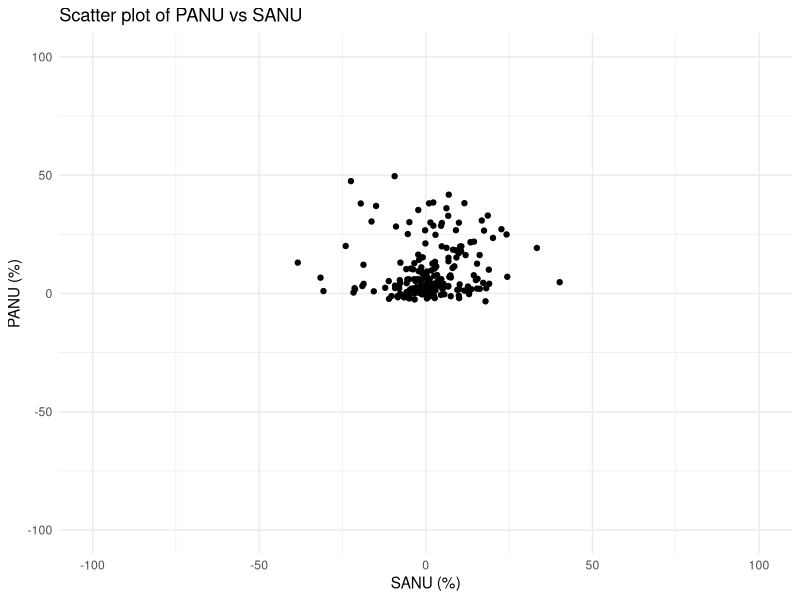
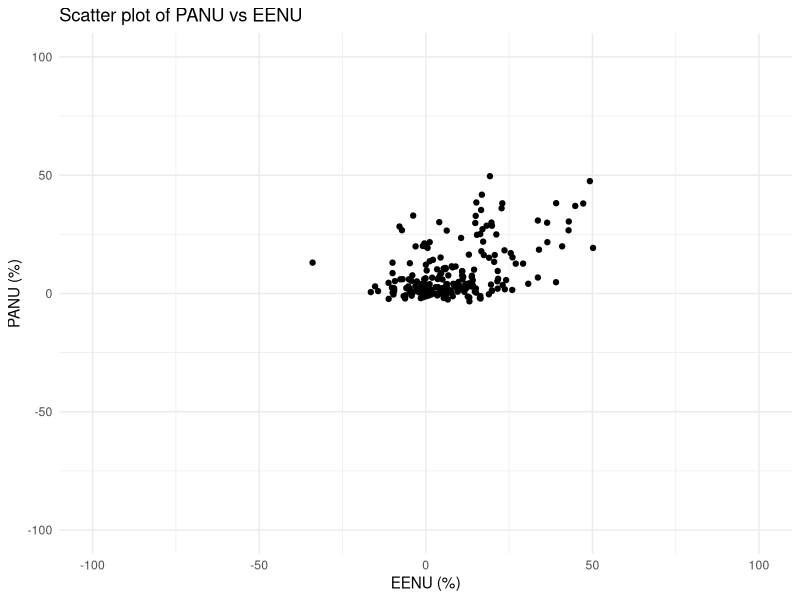
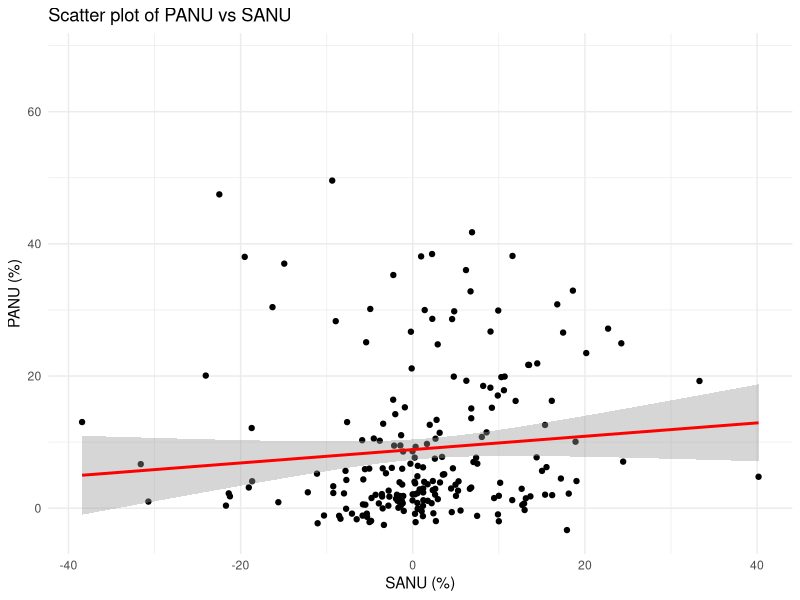
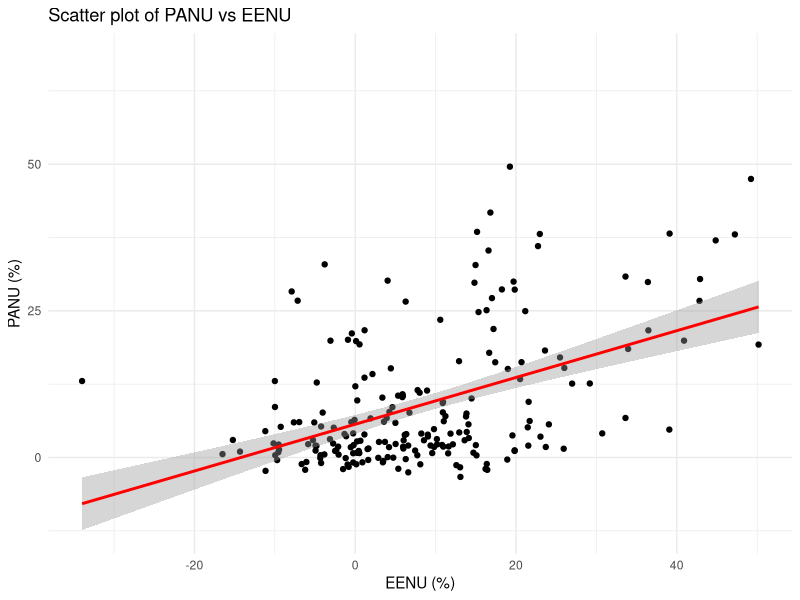
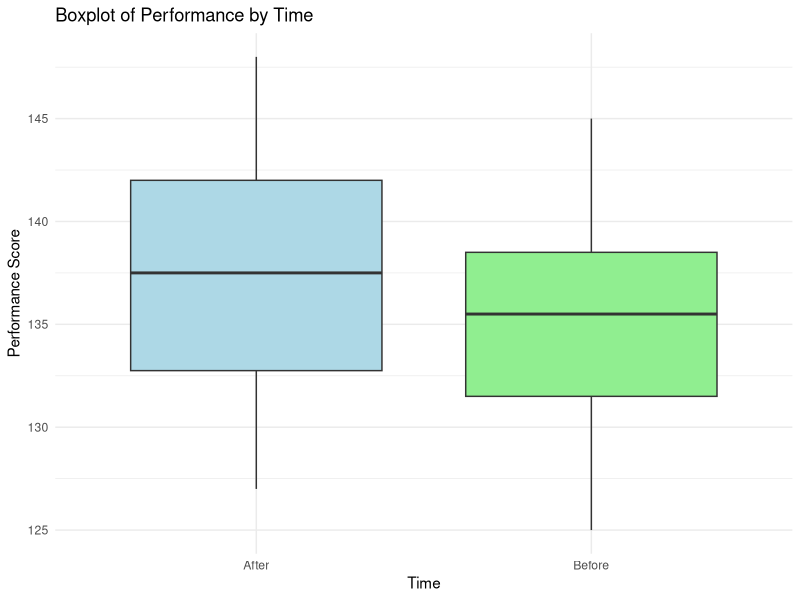
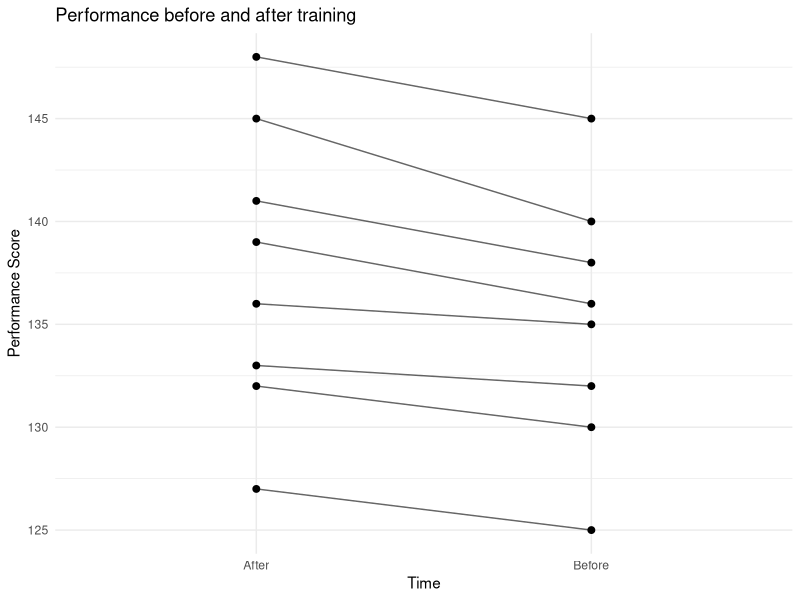
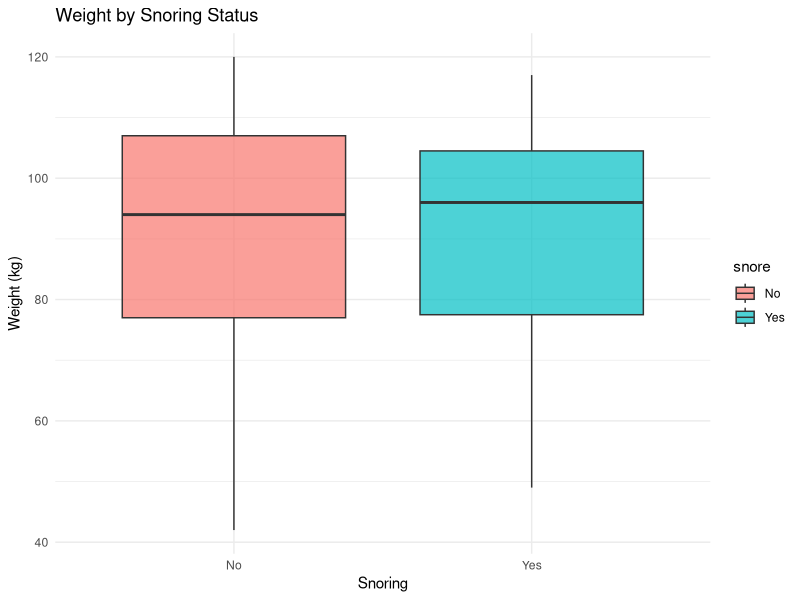
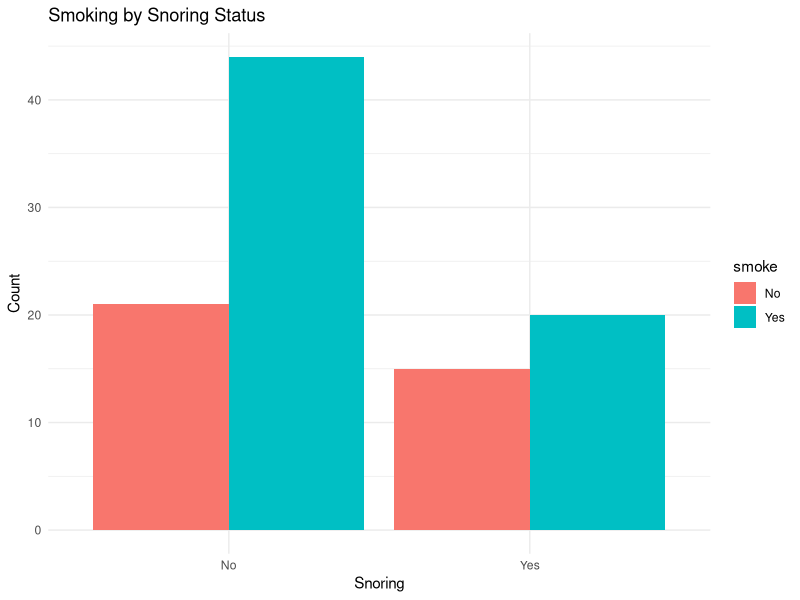

Here is the R script that generated these plots, in order:
## ---- chunk 1
nonuse <- read.csv("data/test_data/NonUse.csv", sep = ",", header = TRUE)
head(nonuse)
summary(nonuse)
## ---- chunk 2
cor.test(nonuse$PANU, nonuse$EENU, method = "spearman")
## ---- chunk 3
cor.test(nonuse$PANU, nonuse$SANU, method = "spearman")
## ---- chunk 4
library(ggplot2)
ggplot(nonuse, aes(x = SANU, y = PANU)) +
  geom_point() +
  xlim(-100, 100) +
  ylim(-100, 100) +
  labs(title = "Scatter plot of PANU vs SANU",
       x = "SANU (%)",
       y = "PANU (%)") +
  theme_minimal()
## ---- chunk 5
library(ggplot2)
ggplot(nonuse, aes(x = EENU, y = PANU)) +
  geom_point() +
  xlim(-100, 100) +
  ylim(-100, 100) +
  labs(title = "Scatter plot of PANU vs EENU",
       x = "EENU (%)",
       y = "PANU (%)") +
  theme_minimal()
## ---- chunk 6
library(ggplot2)
ggplot(nonuse, aes(x = SANU, y = PANU)) +
  geom_point() +
  geom_smooth(method = "lm", se = TRUE, color = "red") +
  labs(title = "Scatter plot of PANU vs SANU",
       x = "SANU (%)",
       y = "PANU (%)") +
  theme_minimal()
## ---- chunk 7
library(ggplot2)
ggplot(nonuse, aes(x = EENU, y = PANU)) +
  geom_point() +
  geom_smooth(method = "lm", se = TRUE, color = "red") +
  labs(title = "Scatter plot of PANU vs EENU",
       x = "EENU (%)",
       y = "PANU (%)") +
  theme_minimal()
## ---- chunk 8
lm_sanu <- lm(SANU ~ PANU, data = nonuse)
summary(lm_sanu)
coef(lm_sanu)
slope_sanu <- coef(lm_sanu)[2]
intercept_sanu <- coef(lm_sanu)[1]
cat("Regression equation: SANU =", slope_sanu, "* PANU +", intercept_sanu, "\n")
## ---- chunk 9
lm_eenu <- lm(EENU ~ PANU, data = nonuse)
summary(lm_eenu)
coef(lm_eenu)
slope_eenu <- coef(lm_eenu)[2]
intercept_eenu <- coef(lm_eenu)[1]
cat("Regression equation: EENU =", slope_eenu, "* PANU +", intercept_eenu, "\n")
## ---- chunk 10
prepost <- read.csv("data/test_data/PrePost.csv", sep = ",", header = TRUE)
head(prepost)
summary(prepost)
## ---- chunk 11
library(ggplot2)
ggplot(prepost, aes(x = time, y = perf)) +
  geom_boxplot(fill = c("lightblue", "lightgreen")) +
  labs(title = "Boxplot of Performance by Time",
       x = "Time",
       y = "Performance Score") +
  theme_minimal()
## ---- chunk 12
# Prepare paired data
before <- prepost$perf[prepost$time == "Before"]
after  <- prepost$perf[prepost$time == "After"]

# Check normality of differences
shapiro.test(after - before)

# Parametric paired t-test
t.test(after, before, paired = TRUE)

# Non-parametric Wilcoxon signed-rank test
wilcox.test(after, before, paired = TRUE, exact = FALSE)
## ---- chunk 13
# Add subject IDs for paired lines
prepost$subject <- rep(1:(nrow(prepost)/2), times = 2)

ggplot(prepost, aes(x = time, y = perf, group = subject)) +
  geom_line(alpha = 0.6) +
  geom_point(size = 2) +
  theme_minimal() +
  labs(title = "Performance before and after training",
       x = "Time",
       y = "Performance Score")
## ---- chunk 14
snore <- read.table("data/test_data/snore.txt", sep = "\t", header = TRUE)

# Rename variables for consistency
names(snore) <- c("age","weight","height","alcohol","sex","snore","smoke")

# Recode factors
snore$sex    <- factor(snore$sex, levels = c("H","F"), labels = c("Male","Female"))
snore$snore  <- factor(snore$snore, levels = c("N","O"), labels = c("No","Yes"))
snore$smoke  <- factor(snore$smoke, levels = c("N","O"), labels = c("No","Yes"))
snore$alcohol <- as.numeric(snore$alcohol)  # number of drinks/week
head(snore)
summary(snore)
## ---- chunk 15
library(ggplot2)
ggplot(snore, aes(x = snore, y = weight, fill = snore)) +
  geom_boxplot(alpha = 0.7) +
  labs(title = "Weight by Snoring Status", x = "Snoring", y = "Weight (kg)") +
  theme_minimal()

# Test difference
t.test(weight ~ snore, data = snore)
## ---- chunk 16
library(dplyr)
library(tidyr)

# Smoking vs Snoring
tab_smoke <- table(snore$snore, snore$smoke)
chisq.test(tab_smoke)

# Alcohol vs Snoring
t.test(alcohol ~ snore, data = snore)

# Plots
snore %>%
  group_by(snore, smoke) %>%
  summarise(count = n(), .groups="drop") %>%
  ggplot(aes(x = snore, y = count, fill = smoke)) +
  geom_bar(stat="identity", position="dodge") +
  labs(title = "Smoking by Snoring Status", x = "Snoring", y = "Count") +
  theme_minimal()

snore %>%
  group_by(snore) %>%
  summarise(mean_alcohol = mean(alcohol), .groups="drop") %>%
  ggplot(aes(x = snore, y = mean_alcohol, fill = snore)) +
  geom_col() +
  labs(title = "Alcohol consumption by Snoring Status", x = "Snoring", y = "Mean drinks/week") +
  theme_minimal()
## ---- chunk 17
ggplot(snore, aes(x = sex, y = weight, fill = sex)) +
  geom_boxplot(alpha = 0.7) +
  labs(title = "Weight by Sex", x = "Sex", y = "Weight (kg)") +
  theme_minimal()

t.test(weight ~ sex, data = snore)
## ---- chunk 18
tab_gender_smoke <- table(snore$sex, snore$smoke)
chisq.test(tab_gender_smoke)

# Barplot
snore %>%
  group_by(sex, smoke) %>%
  summarise(count = n(), .groups="drop") %>%
  ggplot(aes(x = sex, y = count, fill = smoke)) +
  geom_bar(stat="identity", position="dodge") +
  labs(title = "Smoking by Sex", x = "Sex", y = "Count") +
  theme_minimal()
## ---- chunk 19
library(GGally)
snore_numeric <- snore %>%
  mutate(
    sex = ifelse(sex=="Male",1,0),
    snore = ifelse(snore=="Yes",1,0),
    smoke = ifelse(smoke=="Yes",1,0)
  )
ggpairs(snore_numeric[,c("age","weight","height","alcohol","sex","snore","smoke")])
